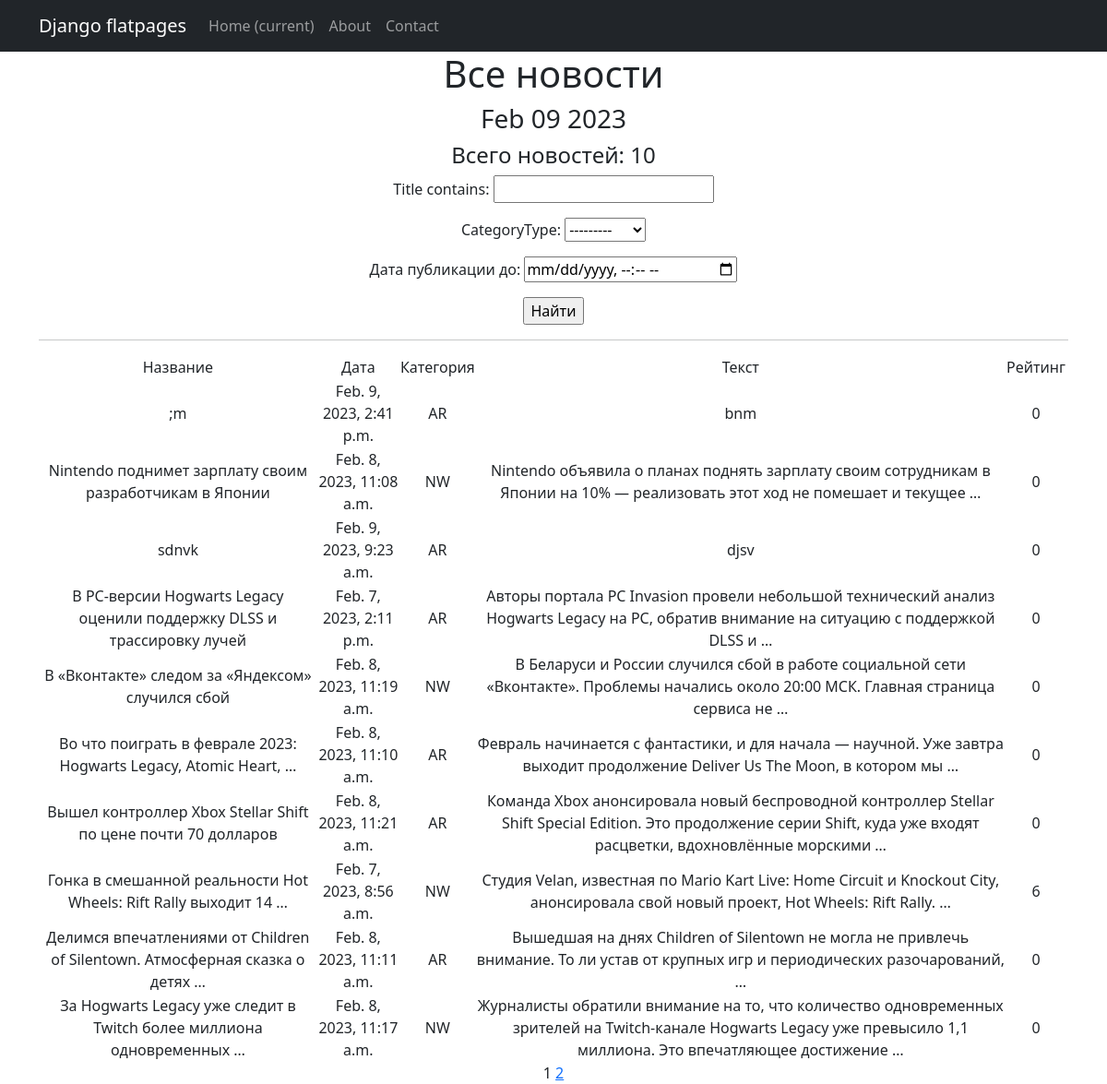
Page /news/ on the committed database.
### news/models.py (models this page shows, shortened)
class Post(models.Model):
    author = models.ForeignKey(Author, on_delete=models.CASCADE)
    NEWS = 'NW'
    ARTICLE = 'AR'
    CATEGORY_CHOISE = (
        (NEWS, "Новость"),
        (ARTICLE, "Статья")
    )
    categoryType = models.CharField(max_length=2, choices=CATEGORY_CHOISE, default=ARTICLE)
    dateCreation = models.DateTimeField(auto_now_add=True)
    postCategory = models.ManyToManyField(Category, through='PostCategory')
    text = models.TextField()
    rating = models.SmallIntegerField(default=0)
    title = models.CharField(max_length=128)

### news/views.py (the view)
# urls.py: path('', PostList.as_view(),name='post_list'),
class PostList(ListView):
    model = Post
    ordering = 'title'
    template_name = 'news.html'
    context_object_name = 'news'
    paginate_by = 10
    def get_queryset(self):
        queryset = super().get_queryset()
        self.filterset = PostFilter(self.request.GET, queryset)
        return self.filterset.qs
    def get_context_data(self, **kwargs):
        context = super().get_context_data(**kwargs)
        context['time_now'] = datetime.utcnow()
        context['next_news'] = None
        context['filterset'] = self.filterset
        return context

### templates/news.html (shortened to what this page needs)
{% extends 'flatpages/default.html' %}
{% load tegs %}
{% block content %}
<h1>Все новости</h1>
 <h3>{{ time_now|date:'M d Y' }}</h3>
 <h4> Всего новостей: {{ news|length }}</h4>
   <form action="" method="get">
       {{ filterset.form.as_p }}
       <input type="submit" value="Найти" />
   </form>
<hr>
 {% if news %}
       <table>
           <tr>
               <td> Название </td>
               <td> Дата </td>
               <td> Категория </td>
               <td> Текст </td>
               <td> Рейтинг </td>
           </tr>
           {% for news in news %}
           <tr>
               <td>{{ news.title|truncatewords:10 }}</td>
               <td>{{ news.dateCreation }}</td>
               <td>{{ news.categoryType }}</td>
               <td>{{ news.text|truncatewords:20 }}</td>
               <td>{{ news.rating }}</td>
               <td>
                </td>
           </tr>
           {% endfor %}
       </table>
   {% else %}
       <h2>Новостей нет!</h2>
   {% endif %}
   {{ page_obj.number }}
   {% if page_obj.has_next %}
       <a href="?page={{ page_obj.next_page_number }}">{{ page_obj.next_page_number }}</a>
   {% endif %}
{% endblock content %}

### templates/flatpages/default.html (shortened to what this page needs)
<!DOCTYPE html>
<html lang="en">
    <head>
        {% load static %}
       <link href="{% static 'css/styles.css' %}" rel="stylesheet" />
    </head>
    <body>
        <nav class="navbar navbar-expand-lg navbar-dark bg-dark static-top">
   <div class="container">
       <a class="navbar-brand" href="#">Django flatpages</a>
       <div class="collapse navbar-collapse" id="navbarResponsive">
           <ul class="navbar-nav ml-auto">
               <li class="nav-item active">
                   <a class="nav-link" href="#">Home
                       <span class="sr-only">(current)</span>
                   </a>
               </li>
               <li class="nav-item">
                   <a class="nav-link" href="/about/">About</a>
               </li>
               <li class="nav-item">
                   <a class="nav-link" href="/contacts/">Contact</a>
               </li>
           </ul>
       </div>
   </div>
</nav>
        <div class="container">
   <div class="row">
       <div class="col-lg-12 text-center">
           {% block content %}{% endblock content %}
       </div>
   </div>
</div>
    </body>
</html>

### rows in the picture
Post: title ";m", dateCreation "Feb. 9, 2023, 2:41 p.m.", categoryType "AR", text "bnm", rating "0"
Post: title "Nintendo поднимет зарплату своим разработчикам в Японии", dateCreation "Feb. 8, 2023, 11:08 a.m.", categoryType "NW", text "Nintendo объявила о планах поднять зарплату своим сотрудникам в Японии на 10% — реализовать этот ход не помешает и текущее …", rating "0"
Post: title "sdnvk", dateCreation "Feb. 9, 2023, 9:23 a.m.", categoryType "AR", text "djsv", rating "0"
Post: title "В PC-версии Hogwarts Legacy оценили поддержку DLSS и трассировку лучей", dateCreation "Feb. 7, 2023, 2:11 p.m.", categoryType "AR", text "Авторы портала PC Invasion провели небольшой технический анализ Hogwarts Legacy на PC, обратив внимание на ситуацию с поддержкой DLSS и …", rating "0"
Post: title "В «Вконтакте» следом за «Яндексом» случился сбой", dateCreation "Feb. 8, 2023, 11:19 a.m.", categoryType "NW", text "В Беларуси и России случился сбой в работе социальной сети «Вконтакте». Проблемы начались около 20:00 МСК. Главная страница сервиса не …", rating "0"
Post: title "Во что поиграть в феврале 2023: Hogwarts Legacy, Atomic Heart, …", dateCreation "Feb. 8, 2023, 11:10 a.m.", categoryType "AR", text "Февраль начинается с фантастики, и для начала — научной. Уже завтра выходит продолжение Deliver Us The Moon, в котором мы …", rating "0"
Post: title "Вышел контроллер Xbox Stellar Shift по цене почти 70 долларов", dateCreation "Feb. 8, 2023, 11:21 a.m.", categoryType "AR", text "Команда Xbox анонсировала новый беспроводной контроллер Stellar Shift Special Edition. Это продолжение серии Shift, куда уже входят расцветки, вдохновлённые морскими …", rating "0"
Post: title "Гонка в смешанной реальности Hot Wheels: Rift Rally выходит 14 …", dateCreation "Feb. 7, 2023, 8:56 a.m.", categoryType "NW", text "Студия Velan, известная по Mario Kart Live: Home Circuit и Knockout City, анонсировала свой новый проект, Hot Wheels: Rift Rally. …", rating "6"
Post: title "Делимся впечатлениями от Children of Silentown. Атмосферная сказка о детях …", dateCreation "Feb. 8, 2023, 11:11 a.m.", categoryType "AR", text "Вышедшая на днях Children of Silentown не могла не привлечь внимание. То ли устав от крупных игр и периодических разочарований, …", rating "0"
Post: title "За Hogwarts Legacy уже следит в Twitch более миллиона одновременных …", dateCreation "Feb. 8, 2023, 11:17 a.m.", categoryType "NW", text "Журналисты обратили внимание на то, что количество одновременных зрителей на Twitch-канале Hogwarts Legacy уже превысило 1,1 миллиона. Это впечатляющее достижение …", rating "0"

### other values in the picture
{{ time_now|date:'M d Y' }} "Feb 09 2023"
{{ news|length }} "10"
{{ page_obj.number }} "1"
{{ page_obj.next_page_number }} "2"
